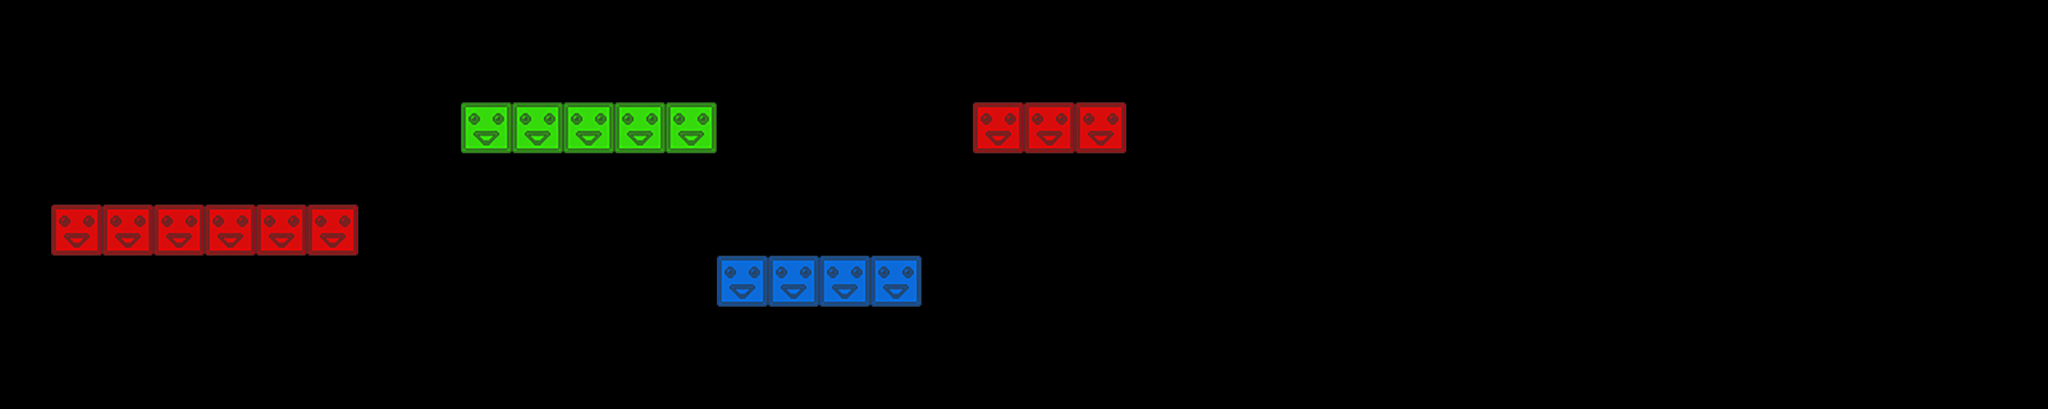

A level layout from a 2D game, rendered from its tile map. Below: a short description, then the map file with tile-grid data replaced by summaries:
An orthogonal 40x8 tile map with 64x64 px tiles, 3 tile layers (Red, Green, Blue).

<map version="1.0" orientation="orthogonal" renderorder="left-down" width="40" height="8" tilewidth="64" tileheight="64" nextobjectid="1">
 <tileset firstgid="1" name="blocks" tilewidth="64" tileheight="64" tilecount="3" columns="3">
  <image source="blocks.png" width="192" height="64" />
 </tileset>
 <layer name="Red" width="40" height="8">
  <data>[320 cells, 9 non-empty, 1 distinct tile ids]</data>
 </layer>
 <layer name="Green" width="40" height="8">
  <data>[320 cells, 5 non-empty, 1 distinct tile ids]</data>
 </layer>
 <layer name="Blue" width="40" height="8">
  <data>[320 cells, 4 non-empty, 1 distinct tile ids]</data>
 </layer>
 <objectgroup name="Collectibles" />
</map>
